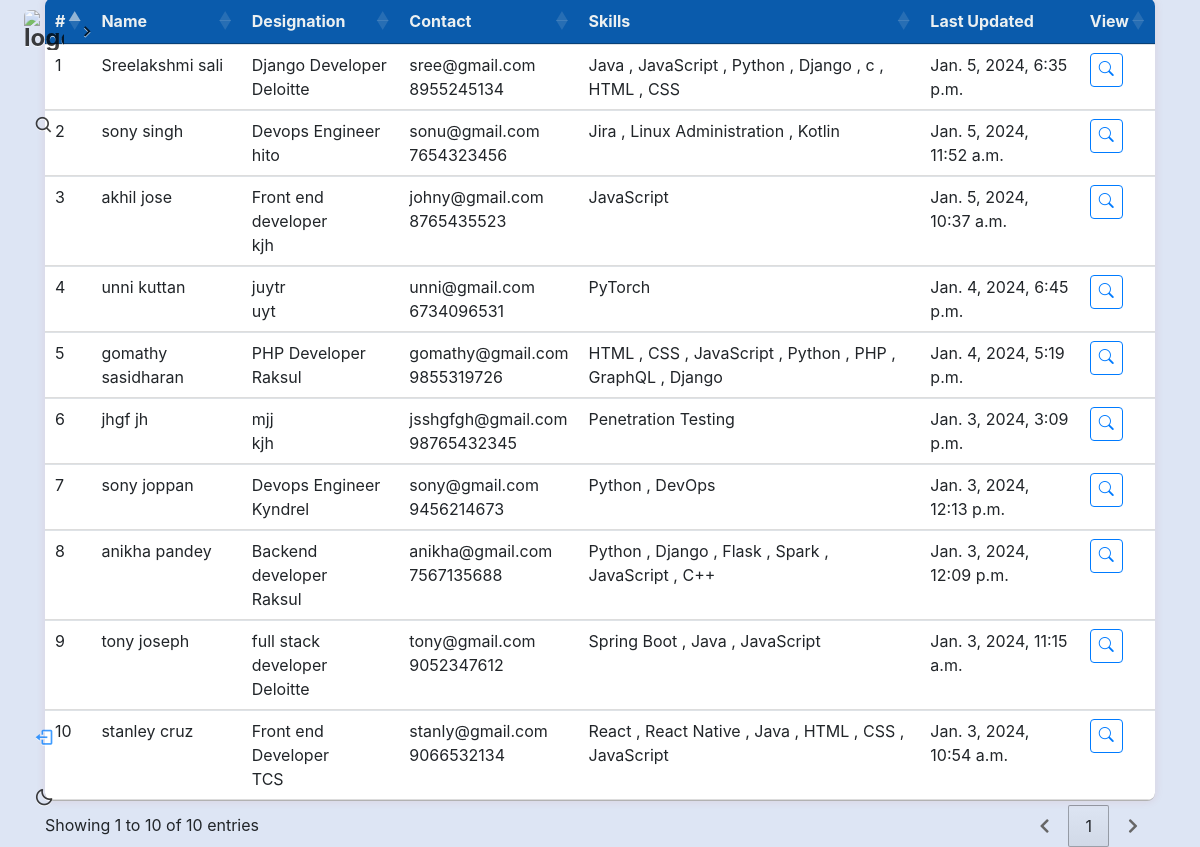
Page /all/ on the committed database.
### candidate_app/models.py (models this page shows, shortened)
class Candidate(models.Model):
    user = models.ForeignKey(CustomUser, on_delete=models.CASCADE)
    email = models.EmailField(unique=True)
    phone = models.CharField(max_length=15)
    client_name = models.CharField(max_length=15)
    first_name = models.CharField(max_length=150, null=True)
    last_name = models.CharField(max_length=150)
    mode_of_work = models.CharField(max_length=150, default='full_time',null=True)
    gender = models.CharField(max_length=50, default='unknown', null=True,blank=True)
    college = models.CharField(max_length=50, null=True,blank=True)
    graduation_year= models.CharField(max_length=50, null=True,blank=True)
    qualification = models.TextField(null=True,blank=True)
    skills = models.ManyToManyField(Skill)
    experience = models.FloatField(null=True, blank=True)
    relevent_experience = models.FloatField(null=True, blank=True)
    designation = models.CharField(max_length=50, null=True,blank=True)
    expected_ctc = models.CharField(max_length=50, null=True,blank=True)
    current_ctc = models.CharField(max_length=50, null=True,blank=True)
    offer_in_hands = models.CharField(max_length=50,default=None, null=True,blank=True)
    offer_details= models.CharField(max_length=50,default=None, null=True,blank=True)     ###  hidden box
    notice_period = models.CharField(max_length=50, null=True,blank=True)
    current_company = models.CharField(max_length=100, null=True,blank=True)
    reason_for_change = models.CharField(max_length=2000, null=True,blank=True)          ###  hidden
    location = models.CharField(max_length=50, null=True,blank=True)
    resume = models.FileField(upload_to='resume/',max_length=200,blank=True,null=True)
    remarks = models.TextField(null=True,blank=True)
    updated_by = models.CharField(max_length=50, null=True,blank=True)
    updated_on = models.DateTimeField(auto_now=True, null=True)
    screening_time = models.CharField(max_length=100, null=True,blank=True)
    recruiter = models.CharField(max_length=50, null=True,blank=True)
    status = models.CharField(max_length=100, null=True,blank=True)
    rejection_reason = models.CharField(max_length=100, null=True,blank=True)         ### hidden
    additional_status = models.CharField(max_length=100, null=True,blank=True)
    rejection_reason_for_r1_r4 = models.CharField(max_length=100, null=True,blank=True)        ## hidden
    offer = models.CharField(max_length=100, null=True,blank=True)
    offer_reject_reason = models.CharField(max_length=100, null=True,blank=True)
    class Meta:
        ordering = ["-updated_on"]

class Skill(models.Model):
    user = models.ForeignKey(CustomUser, on_delete=models.CASCADE)
    name = models.CharField(max_length=50)

### candidate_app/views.py (the view)
# urls.py: path('all/',Allcandidates.as_view(),name='all'),
class Allcandidates(ListView):
    model = Candidate
    fields = ['email','phone','first_name','last_name','alt_phone','sex','qualification','skills','experience','designation','expected_ctc','current_ctc','availability','notice_period','current_company','location','resume','remarks','updated_by','updated_on']
    template_name = 'allcandidates.html'
    context_object_name = "all"

### templates/allcandidates.html (shortened to what this page needs)
<!DOCTYPE html>
<html lang="en">
<head>
    <link rel="stylesheet" href="https://cdn.datatables.net/1.10.24/css/jquery.dataTables.min.css">
    <link rel="stylesheet" href="https://cdnjs.cloudflare.com/ajax/libs/font-awesome/5.15.1/css/all.min.css">
    <link rel="stylesheet" href="https://cdn.jsdelivr.net/npm/bootstrap-icons@1.11.3/font/bootstrap-icons.min.css">
    <link rel="stylesheet" href="https://cdn.jsdelivr.net/npm/bootstrap@4.4.1/dist/css/bootstrap.min.css">
</head>
<body>
    {% include 'sidebar.html' %}
    <br>
    <br>
<div class="container">
    <table class="table">
        <thead>
            <tr>
                <th>#</th>
                <th>Name</th>
                <th>Designation</th>
                <th>Contact</th>
                <th>Skills</th>
                <th>Last Updated</th>
                <th>View</th>
            </tr>
        </thead>
        <tbody>
            {% for i in all %}
            <tr>
                <td id="snno" ></td>
                <td>{{i.first_name}} {{i.last_name}}</td>
                <td>
                    <span>{{i.designation}} </span><br>
                    <span>{{i.client_name }} </span>
                  </td>
                <td>
                    <span >{{i.email}}</span><br>
                    <span >{{i.phone}}</span>
                  </td>
                    <td>
                        {% for skill in i.skills.all %}
                        {{ skill.name }}
                        {% if not forloop.last %}, {% endif %}
                        {% endfor %}</td>
                <td>{{i.updated_on}}</td>
                <td>
                    <a href="{% url 'detail' i.id %}"><button style="font-size: 15px;padding: 5px 8px;" title="View"
                        class="btn btn-outline-primary"><i class="bi bi-search"></i></button></a>&nbsp;
                  </td>
            </tr>
            {% endfor %}
        </tbody>
    </table>
</div>
</body>
</html>

### static/css/style.css (style rules this page uses)
* { font-family: 'Poppins' }
body { user-select: none; overflow-y: hidden; display: flex; justify-content: center; align-items: center; background: hsl(218deg 50% 91%); height: 100vh; }
button { cursor: pointer; }

### templates/allcandidates.html (style rules this page uses)
body { font-family: 'Arial', sans-serif; background-color: #f4f4f4; margin: 0; padding: 0; background-image: url('https://t3.ftcdn.net/jpg/01/19/67/02/360_F_119670247_HDccziQUuo2kFpaNiM22dIto5I8GPAWW.jpg'); background-size: cover; background-position: center; background-repeat: no-repeat; }
.container { width: 80%; margin: 20px auto; }
table { width: 100%; border-collapse: collapse; margin-bottom: 20px; background-color: #fff; box-shadow: 0 0 10px rgba(172, 29, 29, 0.1); border-radius: 8px; overflow: hidden; }
th, td { padding: 12px 15px; text-align: left; border-bottom: 1px solid #ddd; }
th { background-color: #0a5bac; color: #ecf0f1; }

### rows in the picture
Candidate: first_name "Sreelakshmi", last_name "sali", designation "Django Developer", client_name "Deloitte", email "sree@gmail.com", phone "8955245134", updated_on "Jan. 5, 2024, 6:35 p.m."
Skill: name "Java"
Skill: name "JavaScript"
Skill: name "Python"
Skill: name "Django"
Skill: name "c"
Skill: name "HTML"
Skill: name "CSS"
Candidate: first_name "sony", last_name "singh", designation "Devops Engineer", client_name "hito", email "sonu@gmail.com", phone "7654323456", updated_on "Jan. 5, 2024, 11:52 a.m."
Skill: name "Jira"
Skill: name "Linux Administration"
Skill: name "Kotlin"
Candidate: first_name "akhil", last_name "jose", designation "Front end developer", client_name "kjh", email "johny@gmail.com", phone "8765435523", updated_on "Jan. 5, 2024, 10:37 a.m."
Skill: name "JavaScript"
Candidate: first_name "unni", last_name "kuttan", designation "juytr", client_name "uyt", email "unni@gmail.com", phone "6734096531", updated_on "Jan. 4, 2024, 6:45 p.m."
Skill: name "PyTorch"
Candidate: first_name "gomathy", last_name "sasidharan", designation "PHP Developer", client_name "Raksul", email "gomathy@gmail.com", phone "9855319726", updated_on "Jan. 4, 2024, 5:19 p.m."
Skill: name "HTML"
Skill: name "CSS"
Skill: name "Python"
Skill: name "PHP"
Skill: name "GraphQL"
Skill: name "Django"
Candidate: first_name "jhgf", last_name "jh", designation "mjj", client_name "kjh", email "jsshgfgh@gmail.com", phone "98765432345", updated_on "Jan. 3, 2024, 3:09 p.m."
Skill: name "Penetration Testing"
Candidate: first_name "sony", last_name "joppan", designation "Devops Engineer", client_name "Kyndrel", email "sony@gmail.com", phone "9456214673", updated_on "Jan. 3, 2024, 12:13 p.m."
Skill: name "DevOps"
Candidate: first_name "anikha", last_name "pandey", designation "Backend developer", client_name "Raksul", email "anikha@gmail.com", phone "7567135688", updated_on "Jan. 3, 2024, 12:09 p.m."
Skill: name "Python"
Skill: name "Django"
Skill: name "Flask"
Skill: name "Spark"
Skill: name "JavaScript"
Skill: name "C++"
Candidate: first_name "tony", last_name "joseph", designation "full stack developer", client_name "Deloitte", email "tony@gmail.com", phone "9052347612", updated_on "Jan. 3, 2024, 11:15 a.m."
Skill: name "Spring Boot"
Candidate: first_name "stanley", last_name "cruz", designation "Front end Developer", client_name "TCS", email "stanly@gmail.com", phone "9066532134", updated_on "Jan. 3, 2024, 10:54 a.m."
Skill: name "React"
Skill: name "React Native"
Skill: name "Java"
